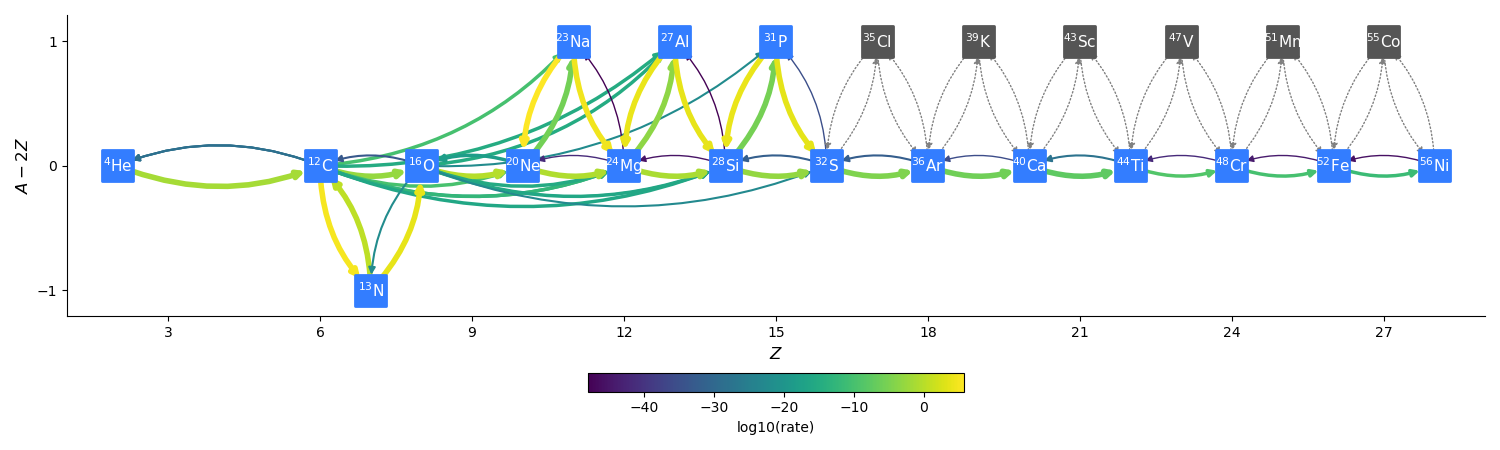

Write the Python code that produced this figure.
# subch_base network for He/C burning with key rates
# to bypass the C12(a,g)O16 rate.
# This is a further simplification of subch_simple by
# removing N14, F18, Ne21, and Na22.

import pynucastro as pyna
from pynucastro.networks import AmrexAstroCxxNetwork

DO_DERIVED_RATES = True


def get_library():

    reaclib_lib = pyna.ReacLibLibrary()

    all_reactants = ["p",
                     "he4", "c12", "o16", "ne20", "mg24", "si28", "s32",
                     "ar36", "ca40", "ti44", "cr48", "fe52", "ni56",
                     "al27", "p31", "cl35", "k39", "sc43", "v47", "mn51", "co55",
                     "n13", "na23"]

    subch = reaclib_lib.linking_nuclei(all_reactants)

    # in this list, we have the reactants, the actual reactants,
    # and modified products that we will use instead
    other_rates = [("c12(c12,n)mg23", "mg24"),
                   ("o16(o16,n)s31", "s32"),
                   ("o16(c12,n)si27", "si28")]

    for r, mp in other_rates:
        _r = reaclib_lib.get_rate_by_name(r)
        _r.modify_products(mp)
        subch += pyna.Library(rates=[_r])

    # finally, the aprox nets don't include the reverse rates for
    # C12+C12, C12+O16, and O16+O16, so remove those

    for r in subch.get_rates():
        if sorted(r.products) in [[pyna.Nucleus("c12"), pyna.Nucleus("c12")],
                                  [pyna.Nucleus("c12"), pyna.Nucleus("o16")],
                                  [pyna.Nucleus("o16"), pyna.Nucleus("o16")]]:
            subch.remove_rate(r)

    # C12+Ne20 and reverse
    # (a,g) links between Na23 and Al27
    # (a,g) links between Al27 and P31

    rates_to_remove = ["p31(p,c12)ne20",
                       "si28(a,c12)ne20",
                       "ne20(c12,p)p31",
                       "ne20(c12,a)si28",
                       "na23(a,g)al27",
                       "al27(g,a)na23",
                       "al27(a,g)p31",
                       "p31(g,a)al27"]

    for r in rates_to_remove:
        print("removing: ", r)
        _r = subch.get_rate_by_name(r)
        subch.remove_rate(_r)

    if DO_DERIVED_RATES:
        rates_to_derive = []
        for r in subch.get_rates():
            if r.reverse:
                # this rate was computed using detailed balance, regardless
                # of whether Q < 0 or not.  We want to remove it and then
                # recompute it
                rates_to_derive.append(r)

        # now for each of those derived rates, look to see if the pair exists

        for r in rates_to_derive:
            fr = subch.get_rate_by_nuclei(r.products, r.reactants)
            if fr:
                print(f"modifying {r} from {fr}")
                subch.remove_rate(r)
                d = pyna.DerivedRate(rate=fr, compute_Q=False, use_pf=True)
                subch.add_rate(d)

    return subch


def doit():

    subch = get_library()

    # these are the rates that we are going to allow to be optionally
    # zeroed
    r1 = subch.get_rate_by_name("c12(p,g)n13")
    r2 = subch.get_rate_by_name("n13(he4,p)o16")

    net = AmrexAstroCxxNetwork(libraries=[subch], symmetric_screening=False, disable_rate_params=[r1, r2])
    net.make_ap_pg_approx(intermediate_nuclei=["cl35", "k39", "sc43", "v47", "mn51", "co55"])
    net.remove_nuclei(["cl35", "k39", "sc43", "v47", "mn51", "co55"])

    print(f"number of nuclei: {len(net.unique_nuclei)}")
    print(f"number of rates: {len(net.rates)}")

    comp = pyna.Composition(net.get_nuclei())
    comp.set_all(0.1)
    comp.set_nuc("he4", 0.95)
    comp.normalize()

    rho = 1.e6
    T = 1.e9

    net.plot(rho, T, comp, outfile="subch_base.png",
             rotated=True, hide_xalpha=True, curved_edges=True,
             size=(1500, 450),
             node_size=500, node_font_size=11, node_color="#337dff", node_shape="s",
             Z_range=(1, 29))

    net.write_network()


if __name__ == "__main__":
    doit()
